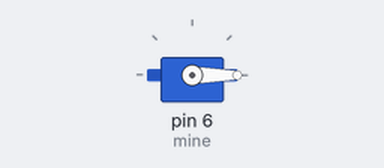
Recording of a sketch running on a simulated Arduino Uno, built with avr-gcc and run on an emulated ATmega328P. Shown: servo.

Above: at 0.05 s.
At 0.65 s:
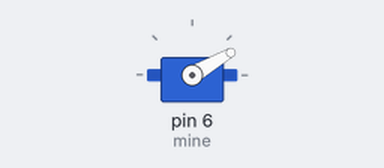
At 1.25 s:
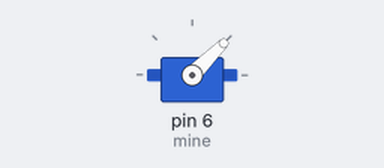
At 2.5 s:
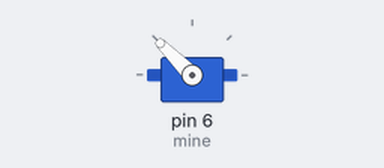
Timing chart, 0 to 5.8 s (numbered marks = the images above):
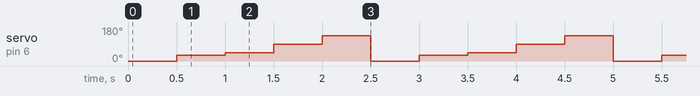

Measured:
- by itself, servo on pin 6 (mine): repeats every 2.5 s: 45° 0.50 s, 90° 0.50 s, 135° 0.50 s, 0° 0.50 s, 30° 0.50 s

The sketch:

BasicMission.ino
```cpp
#include <Servo.h>

Servo mine;//设置舵机对象

int pos = 0;//创建角度变量

void setup() {
 Serial.begin(9600);
 mine.attach(6);//将舵机连接到引脚
}

void loop() {
 pos = 0;
 mine.write(pos);
 delay(500);

 pos = 30;
 mine.write(pos);
 delay(500);

 pos = 45;
 mine.write(pos);
 delay(500);

 pos = 90;
 mine.write(pos);
 delay(500);

 pos = 135;
 mine.write(pos);
 delay(500);//舵机依次转动到对应角度
}
```
